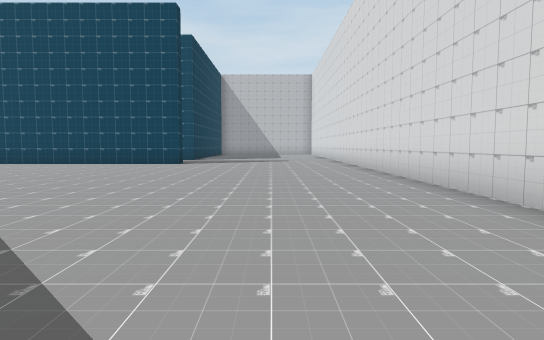
[1] (above)

19 first-person views from a walk through a 3-D level made in the Unity game engine. The camera is 1.2 m above the floor, tilts 4° down and sees 75° across. The floor is counted in squares, 2 m on a side. Each view is taken from the middle of a square. On the plan, view 1 faces up. The plan holds only what a view shows up to about 10 squares ahead; the rest is blank. The place goes on beyond the plan.

[2]
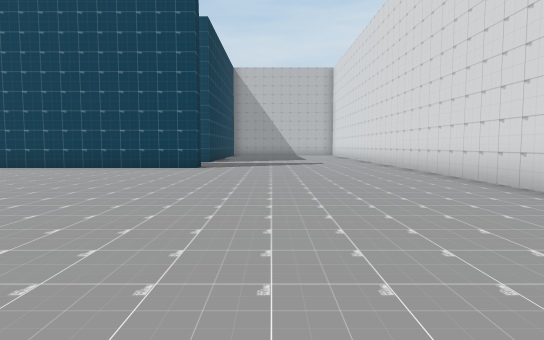

[3]
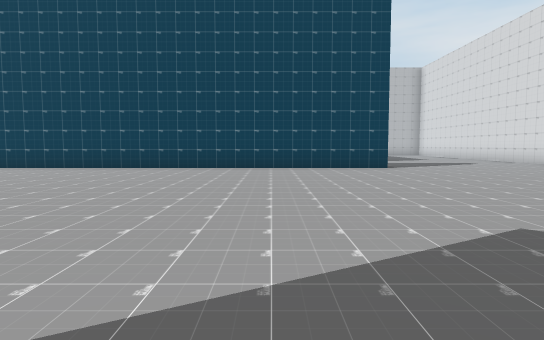

[4]
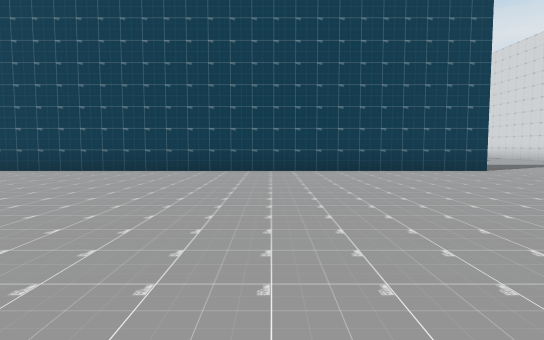

[5]
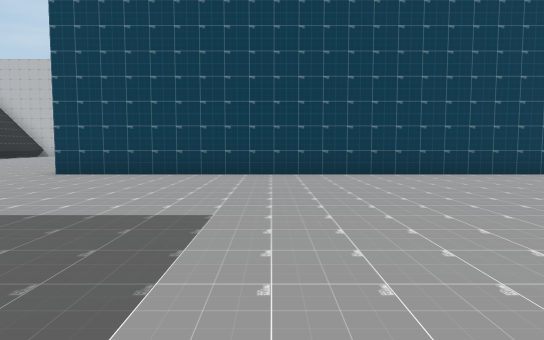

[6]
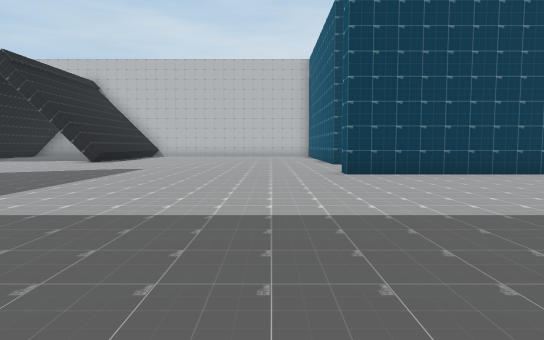

[7]
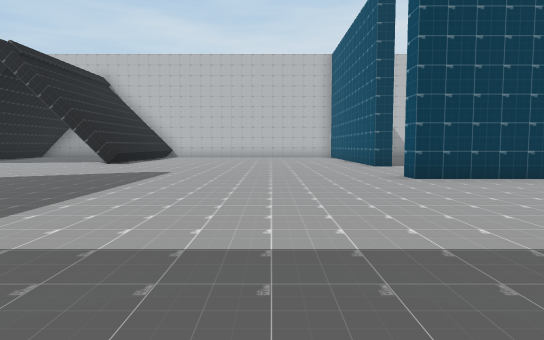

[8]
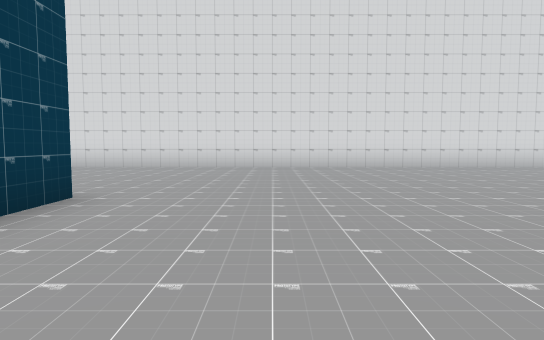

[9]
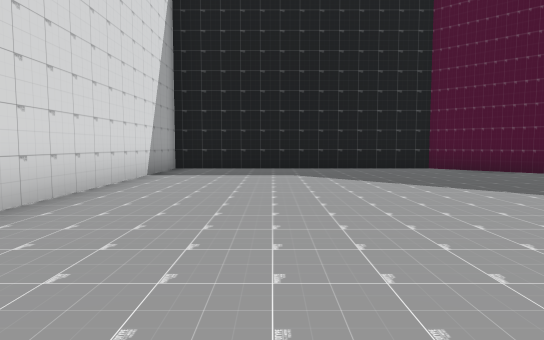

[10]
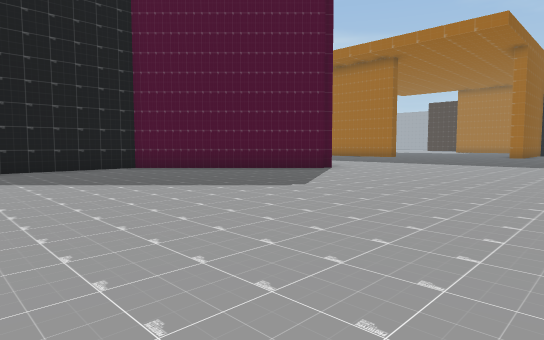

[11]
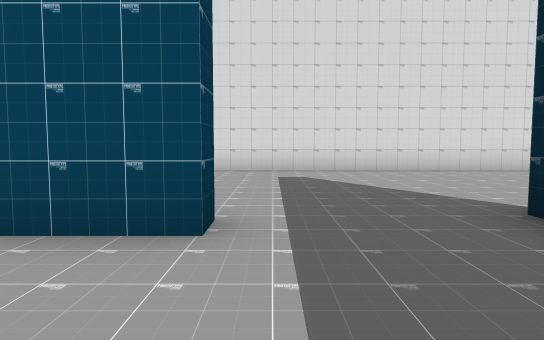

[12]
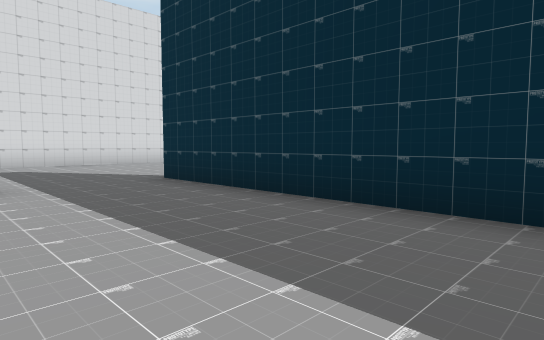

[13]
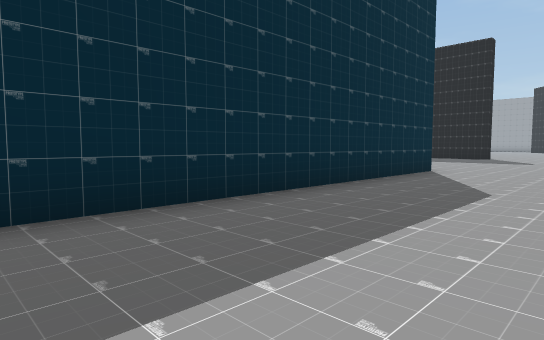

[14]
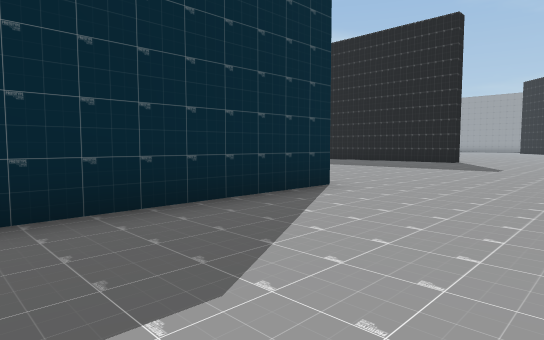

[15]
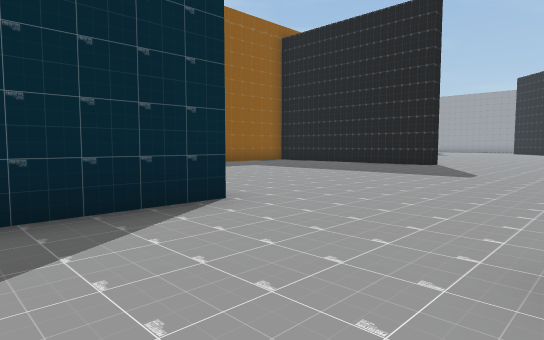

[16]
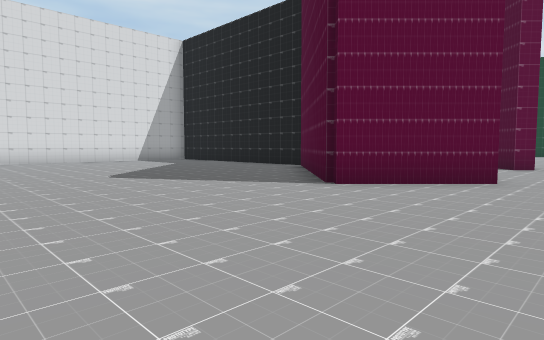

[17]
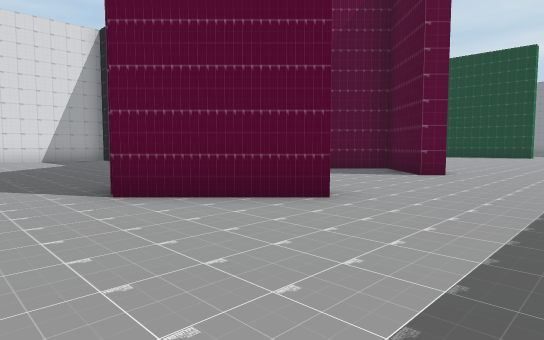

[18]
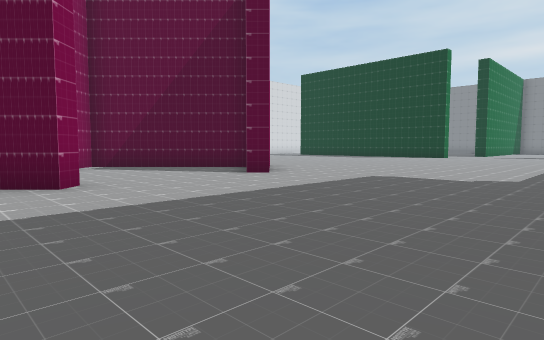

[19]
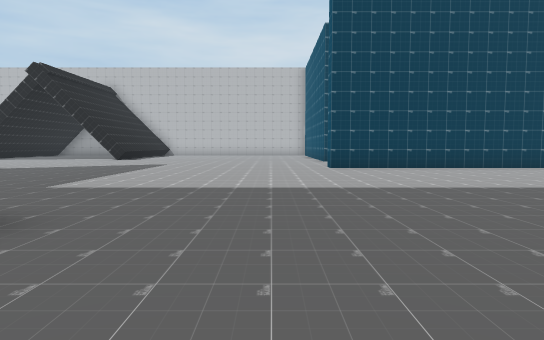

### Floor plan
Points are (right, up) in squares from view 1. A wall is a line through its corners. A room is listed if a view was taken in it or the views show most of it. See-through windows are left out.
Room 1 (views 1, 2, 3, 4, 5, 6, 7, 8, 9, 10, 11, 12, 13, 14, 15, 16, 17, 18, 19)
walls: (-9.5, -3.5) (-9.1, -3.1) (-7.7, -4.5) (-4.5, -1.4) (-5, -0.9); (-9.2, 0.3) (-9.6, 0.7) (-7.7, 2.5) (-4.1, -1.2) (2.5, -1.2) (2.5, 15.5); (-15.5, 11.3) (-15.5, 11.8) (-3, 11.8) (-3, 11.3) (-15.5, 11.3); (-3.1, 14.5) (-3.7, 14.5) (-3.7, 15.5)

Where each view was taken, in squares from view 1:
view 1: 0 up, 0 right, facing up
view 2: 2 up, 1 left, facing up
view 3: 2 up, 6 left, facing up
view 4: 3 up, 8 left, facing up
view 5: 4 up, 11 left, facing up
view 6: 4 up, 17 left, facing up
view 7: 5 up, 18 left, facing up
view 8: 9 up, 7 left, facing right
view 9: 8 up, 0 right, facing down
view 10: 8 up, 0 right, facing down-left
view 11: 14 up, 6 left, facing right
view 12: 15 up, 9 left, facing down-right
view 13: 15 up, 7 left, facing down-left
view 14: 15 up, 11 left, facing down-left
view 15: 15 up, 13 left, facing down-left
view 16: 7 up, 11 left, facing down-right
view 17: 4 up, 12 left, facing down-right
view 18: 2 up, 15 left, facing down-right
view 19: 2 up, 17 left, facing up
